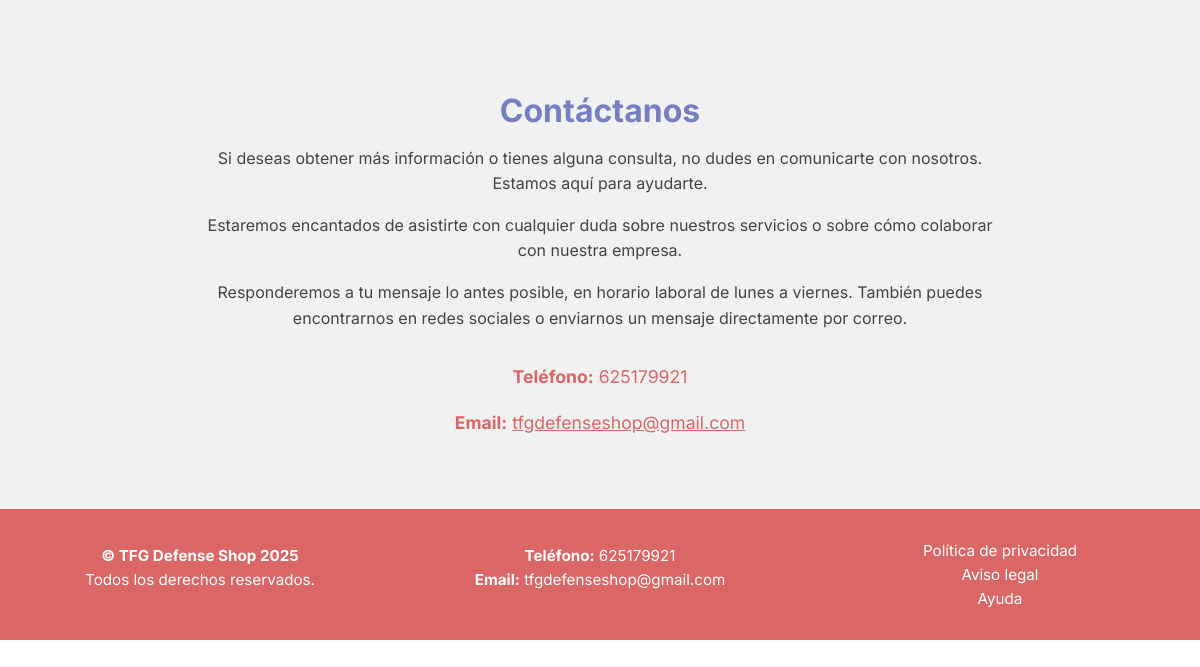
Before: /pages/TFG Defense Shop/info with the older database file.
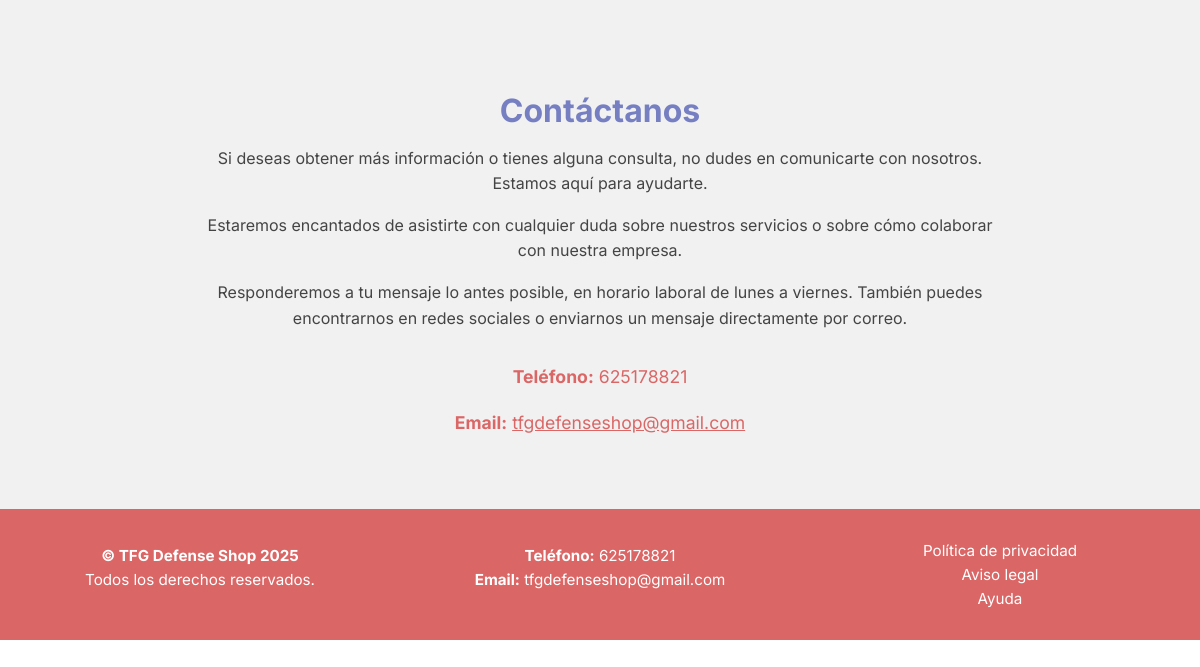
After: the same page with the newer database file.
### app/models_publicos.py (models this page shows)
class TiendaEnProceso(db.Model):
    id = db.Column(db.Integer, primary_key=True)
    nombre = db.Column(db.String(100), nullable=False)
    apellidos = db.Column(db.String(100), nullable=False)
    email = db.Column(db.String(120), unique=True, nullable=False)
    telefono = db.Column(db.String(20))
    nombre_tienda = db.Column(db.String(100), unique=True, nullable=False)
    color_principal = db.Column(db.String(7))
    color_secundario = db.Column(db.String(7))
    color_fondo = db.Column(db.String(7))
    logo_url = db.Column(db.String(255))
    tipo_web = db.Column(db.String(50))
    plantilla = db.Column(db.String(50))
    titulo_tienda = db.Column(db.String(255), nullable=True)
    imagenes_tienda = db.Column(db.Text, nullable=True)
    descripcion_portfolio = db.Column(db.Text, nullable=True)
    imagen_portfolio = db.Column(db.String(255), nullable=True)
    sobre_nosotros = db.Column(db.Text, nullable=True)
    servicios_portfolio = db.Column(db.Text, nullable=True)
    productos_seleccionados = db.Column(db.Text)
    paso_actual = db.Column(db.Integer, default=1)
    finalizado = db.Column(db.Boolean, default=False)
    ruta_db_tienda = db.Column(db.String(255))
    fecha_creacion = db.Column(db.DateTime, default=datetime.utcnow)

class TiendaPublica(db.Model):
    id = db.Column(db.Integer, primary_key=True)
    nombre_tienda = db.Column(db.String(100), unique=True, nullable=False)
    email_contacto = db.Column(db.String(120), nullable=False)
    ruta_db = db.Column(db.String(255), nullable=False)  # Ruta al archivo .db de la tienda
    fecha_creacion = db.Column(db.DateTime, default=datetime.utcnow)

### app/routes/rutas_webs.py (the view)
@tienda_bp.route("/<nombre_tienda>/info")
def ver_info(nombre_tienda):
    tienda_publica = TiendaPublica.query.filter_by(nombre_tienda=nombre_tienda).first_or_404()
    tienda_proceso = TiendaEnProceso.query.filter_by(nombre_tienda=nombre_tienda).first()
    db_path = os.path.join(os.getcwd(), tienda_publica.ruta_db)
    engine = create_engine(f"sqlite:///{db_path}")
    metadata = MetaData()
    metadata.reflect(bind=engine)
    config_table = metadata.tables["configuracion_visual"]
    with engine.connect() as connection:
        config_data = connection.execute(config_table.select()).mappings().fetchone()
        configuracion = {
            "color_principal": config_data["color_principal"],
            "color_secundario": config_data["color_secundario"],
            "color_fondo": config_data["color_fondo"],
            "logo_url": config_data["logo_url"],
            "plantilla": config_data.get("plantilla", "info_1"),
            "descripcion_portfolio": config_data.get("descripcion_portfolio"),
            "imagen_portfolio": config_data.get("imagen_portfolio"),
            "sobre_nosotros": config_data.get("sobre_nosotros"),
            "servicios_portfolio": config_data.get("servicios_portfolio"),
        }
        if config_data.get("plantilla") == "info_1":
            plantilla_base = "PaginasTiendas/plantillas/info_1.html"
        else:
            plantilla_base = "PaginasTiendas/plantillas/info_2.html"
    return render_template("PaginasTiendas/plantillas/info/extra_info.html",
                           config=configuracion,
                           nombre_tienda=tienda_publica.nombre_tienda,
                           telefono=tienda_proceso.telefono,
                           email=tienda_proceso.email,
                            plantilla_base=plantilla_base)

### app/templates/PaginasTiendas/plantillas/info/extra_info.html (shortened to what this page needs)
{% extends 'PaginasTiendas/base_tienda.html' %}
{% block content %}
<section class="info-contacto" id="contacto">
  <div class="contacto-contenido">
    <h2>Contáctanos</h2>
    <p>Si deseas obtener más información o tienes alguna consulta, no dudes en comunicarte con nosotros. Estamos aquí para ayudarte.</p>
    <p>Estaremos encantados de asistirte con cualquier duda sobre nuestros servicios o sobre cómo colaborar con nuestra empresa.</p>
    <p>Responderemos a tu mensaje lo antes posible, en horario laboral de lunes a viernes. También puedes encontrarnos en redes sociales o enviarnos un mensaje directamente por correo.</p>
    <div class="contacto-datos">
      {% if telefono %}
        <p><strong>Teléfono:</strong> {{ telefono }}</p>
      {% endif %}
      {% if email %}
        <p><strong>Email:</strong> <a href="mailto:{{ email }}">{{ email }}</a></p>
      {% endif %}
    </div>
  </div>
</section>
{% include 'PaginasTiendas/plantillas/info/components/footer_info.html' %}
{% endblock %}

### app/templates/PaginasTiendas/base_tienda.html (shortened to what this page needs)
<!DOCTYPE html>
<html lang="es">
<head>
  <link rel="stylesheet" href="{{ url_for('static', filename='css/Tiendas/main.css') }}">
</head>
<body style="background-color: var(--color-fondo); font-family: 'Inter', sans-serif;">
  <main>
    {% block content %}{% endblock %}
  </main>
</body>
</html>

### app/templates/PaginasTiendas/plantillas/info/components/footer_info.html
<footer class="footer-info">
  <div class="footer-contenido">
    <div class="footer-columna">
      <p><strong>&copy; {{ nombre_tienda }} {{ current_year or "2025" }}</strong></p>
      <p>Todos los derechos reservados.</p>
    </div>
    <div class="footer-columna">
      {% if telefono %}
        <p><strong>Teléfono:</strong> {{ telefono }}</p>
      {% endif %}
      {% if email %}
        <p><strong>Email:</strong> <a href="mailto:{{ email }}">{{ email }}</a></p>
      {% endif %}
    </div>
    <div class="footer-columna enlaces-footer">
      <a href="#">Política de privacidad</a>
      <a href="#">Aviso legal</a>
      <a href="#">Ayuda</a>
    </div>
  </div>
</footer>

### app/static/css/Tiendas/main.css (style rules this page uses)
.footer-info { background-color: var(--color-secundario); color: white; padding: 2rem 1rem; font-size: 0.95rem; }
.footer-info .footer-contenido { max-width: 1200px; margin: 0 auto; display: flex; flex-wrap: wrap; justify-content: space-between; gap: 2rem; text-align: center; }
.footer-info .footer-contenido .footer-columna { flex: 1; min-width: 200px; }
.footer-info .footer-contenido .footer-columna p { margin: 0.3rem 0; }
.footer-info .footer-contenido .footer-columna a { color: white; text-decoration: none; }
.footer-info .footer-contenido .enlaces-footer { display: flex; flex-direction: column; gap: 0.3rem; }
.info-contacto { background-color: #f1f1f1; padding: 4rem 2rem; text-align: center; min-height: 30vh; }
.info-contacto .contacto-contenido { max-width: 800px; margin: 0 auto; }
.info-contacto .contacto-contenido h2 { font-size: 2rem; color: var(--color-principal); margin-bottom: 1rem; }
.info-contacto .contacto-contenido p { font-size: 1rem; color: #444; line-height: 1.6; margin-bottom: 1rem; }
.info-contacto .contacto-contenido .contacto-datos { margin-top: 2rem; }
.info-contacto .contacto-contenido .contacto-datos p { font-size: 1.1rem; color: var(--color-secundario); margin-bottom: 0.5rem; }
.info-contacto .contacto-contenido .contacto-datos p a { color: var(--color-secundario); text-decoration: underline; }

Changed rows visible on the page:
changed TiendaEnProceso "tfgdefenseshop@gmail.com": telefono "625179921" → "625178821"
